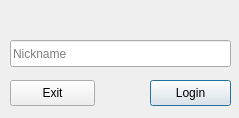
<?xml version="1.0" encoding="UTF-8"?>
<ui version="4.0">
 <class>Login</class>
 <widget class="QDialog" name="Login">
  <property name="geometry">
   <rect>
    <x>0</x>
    <y>0</y>
    <width>239</width>
    <height>118</height>
   </rect>
  </property>
  <property name="windowTitle">
   <string>Login</string>
  </property>
  <widget class="QPushButton" name="loginButton">
   <property name="geometry">
    <rect>
     <x>150</x>
     <y>80</y>
     <width>81</width>
     <height>26</height>
    </rect>
   </property>
   <property name="text">
    <string>Login</string>
   </property>
  </widget>
  <widget class="QPushButton" name="exitButton">
   <property name="geometry">
    <rect>
     <x>10</x>
     <y>80</y>
     <width>85</width>
     <height>26</height>
    </rect>
   </property>
   <property name="text">
    <string>Exit</string>
   </property>
  </widget>
  <widget class="QLineEdit" name="nicknameEdit">
   <property name="geometry">
    <rect>
     <x>10</x>
     <y>40</y>
     <width>221</width>
     <height>27</height>
    </rect>
   </property>
   <property name="placeholderText">
    <string>Nickname</string>
   </property>
  </widget>
 </widget>
 <layoutdefault spacing="6" margin="11"/>
 <resources/>
 <connections/>
</ui>
